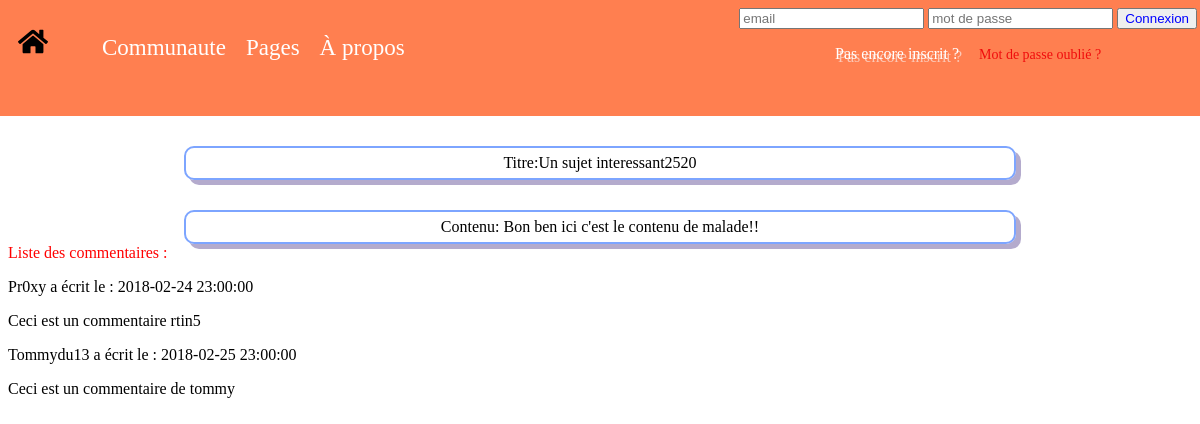
Screenshot of /php/page.php?id=3 with the database file from the repository.
### tables this page shows
CREATE TABLE `question` (
  `id` int(11) NOT NULL,
  `titre` text NOT NULL,
  `contenu` text NOT NULL,
  `date` timestamp NULL DEFAULT NULL
);

CREATE TABLE `commentaire` (
  `id` int(11) NOT NULL,
  `id_auteur` int(11) NOT NULL,
  `contenu` text NOT NULL,
  `id_question` int(11) NOT NULL,
  `date` timestamp NULL DEFAULT NULL
);

CREATE TABLE `users` (
  `id` int(11) NOT NULL,
  `mail` varchar(50) NOT NULL,
  `pseudo` varchar(30) NOT NULL,
  `password` varchar(30) NOT NULL,
  `admin` int(11) NOT NULL DEFAULT '0',
  `last_ip` varchar(15) DEFAULT NULL
);

### php/page.php (the view, shortened to what this page needs)
<link rel="stylesheet" type="text/css" href="../css/page.css">
<?php
    include("coBDD.php");
    	$page=$dbh->prepare('SELECT * from question where id = '.$_GET["id"]);
        $page->execute();
$count = $page->rowCount();
    if($count==0)
    {
        echo("erreur 404");
        header('Location: index.php');
        exit();
    }
    else {
        foreach($page->fetchAll(PDO::FETCH_ASSOC) as $row) {
            echo('<div class="down">Titre:'.$row["titre"].'</div>');
            echo('<div class="down">Contenu:'.$row["contenu"].'</div>');
        }
        echo "<div class='liste'>Liste des commentaires :</div>";
        $commentaires=$dbh->prepare('SELECT * from commentaire where id_question = '.$_GET["id"].' ORDER BY date');
        $commentaires->execute();
        if($commentaires->rowCount()>0)
{
        foreach($commentaires->fetchAll(PDO::FETCH_ASSOC) as $row) {
            $requete = "SELECT pseudo FROM users WHERE id=".$row["id_auteur"];
            $pseudo = $dbh->query($requete);
            $pseudo2 = $pseudo->fetch();
           echo('<p>'.$pseudo2["pseudo"]." a écrit le : ");
            echo($row["date"]."</p>");
            echo $row["contenu"];
        }
    }
    else
        echo("Aucun commentaire");
}
?>

### css/page.css (style rules this page uses)
.down { border: 2px solid #7da5ff; width: 70%; text-align: center; margin: 0 auto; line-height: 30px; border-radius: 10px; box-shadow: 5px 5px #b4abcd; margin-top: 30px; }
.liste { color: red; }

### rows the page displays
question: titre "Un sujet interessant2520", contenu "Bon ben ici c'est le contenu de malade!!"
commentaire: users.pseudo "Pr0xy", date "2018-02-24 23:00:00", contenu "Ceci est un commentaire rtin5"
commentaire: users.pseudo "Tommydu13", date "2018-02-25 23:00:00", contenu "Ceci est un commentaire de tommy"
